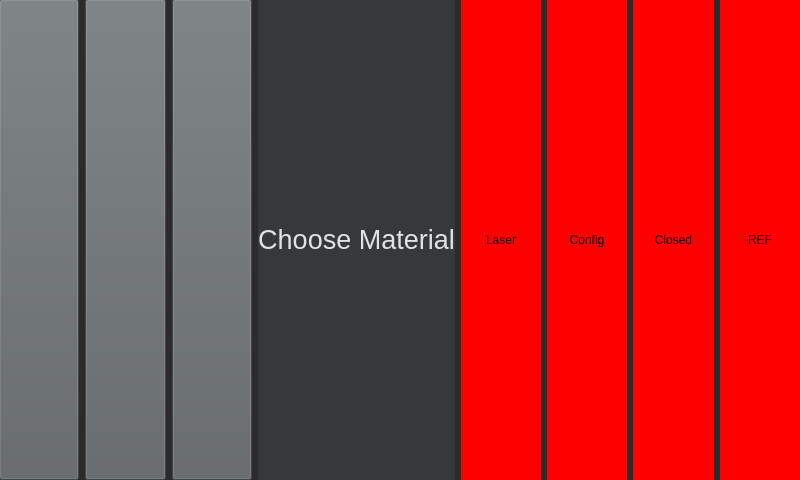
<?xml version="1.0" encoding="UTF-8"?>
<ui version="4.0">
 <class>VorlageUi</class>
 <widget class="QWidget" name="VorlageUi">
  <property name="geometry">
   <rect>
    <x>0</x>
    <y>0</y>
    <width>800</width>
    <height>480</height>
   </rect>
  </property>
  <property name="sizePolicy">
   <sizepolicy hsizetype="Preferred" vsizetype="Preferred">
    <horstretch>0</horstretch>
    <verstretch>0</verstretch>
   </sizepolicy>
  </property>
  <property name="minimumSize">
   <size>
    <width>800</width>
    <height>480</height>
   </size>
  </property>
  <property name="baseSize">
   <size>
    <width>800</width>
    <height>480</height>
   </size>
  </property>
  <property name="windowTitle">
   <string>Form</string>
  </property>
  <property name="styleSheet">
   <string notr="true">background-color: rgb(43, 43, 43);
color: rgb(60, 63, 65);</string>
  </property>
  <widget class="QWidget" name="verticalLayoutWidget">
   <property name="geometry">
    <rect>
     <x>-1</x>
     <y>-1</y>
     <width>801</width>
     <height>481</height>
    </rect>
   </property>
   <layout class="QVBoxLayout" name="verticalLayout">
    <item>
     <layout class="QHBoxLayout" name="horizontalLayout">
      <item>
       <widget class="QPushButton" name="backBtn">
        <property name="sizePolicy">
         <sizepolicy hsizetype="MinimumExpanding" vsizetype="MinimumExpanding">
          <horstretch>0</horstretch>
          <verstretch>0</verstretch>
         </sizepolicy>
        </property>
        <property name="minimumSize">
         <size>
          <width>0</width>
          <height>0</height>
         </size>
        </property>
        <property name="maximumSize">
         <size>
          <width>16777215</width>
          <height>16777215</height>
         </size>
        </property>
        <property name="font">
         <font>
          <pointsize>10</pointsize>
          <weight>75</weight>
          <bold>true</bold>
         </font>
        </property>
        <property name="styleSheet">
         <string notr="true">background-color: rgb(92, 97, 100);
color: rgb(175, 177, 179);
</string>
        </property>
        <property name="text">
         <string/>
        </property>
        <property name="icon">
         <iconset>
          <normaloff>../Icons/backIcon2.png</normaloff>../Icons/backIcon2.png</iconset>
        </property>
        <property name="iconSize">
         <size>
          <width>32</width>
          <height>32</height>
         </size>
        </property>
       </widget>
      </item>
      <item>
       <widget class="QPushButton" name="helpBtn">
        <property name="sizePolicy">
         <sizepolicy hsizetype="MinimumExpanding" vsizetype="MinimumExpanding">
          <horstretch>0</horstretch>
          <verstretch>0</verstretch>
         </sizepolicy>
        </property>
        <property name="minimumSize">
         <size>
          <width>0</width>
          <height>0</height>
         </size>
        </property>
        <property name="maximumSize">
         <size>
          <width>16777215</width>
          <height>16777215</height>
         </size>
        </property>
        <property name="font">
         <font>
          <pointsize>10</pointsize>
          <weight>75</weight>
          <bold>true</bold>
         </font>
        </property>
        <property name="cursor">
         <cursorShape>ArrowCursor</cursorShape>
        </property>
        <property name="toolTip">
         <string>&lt;html&gt;&lt;head/&gt;&lt;body&gt;&lt;p&gt;&lt;img src=&quot;:/newPrefix/helpIcon.png&quot;/&gt;&lt;/p&gt;&lt;/body&gt;&lt;/html&gt;</string>
        </property>
        <property name="styleSheet">
         <string notr="true">background-color: rgb(92, 97, 100);
color: rgb(175, 177, 179);
</string>
        </property>
        <property name="text">
         <string/>
        </property>
        <property name="icon">
         <iconset>
          <normaloff>../Icons/helpIcon.png</normaloff>../Icons/helpIcon.png</iconset>
        </property>
        <property name="iconSize">
         <size>
          <width>32</width>
          <height>32</height>
         </size>
        </property>
        <property name="flat">
         <bool>false</bool>
        </property>
       </widget>
      </item>
      <item>
       <widget class="QPushButton" name="homeBtn">
        <property name="sizePolicy">
         <sizepolicy hsizetype="MinimumExpanding" vsizetype="MinimumExpanding">
          <horstretch>0</horstretch>
          <verstretch>0</verstretch>
         </sizepolicy>
        </property>
        <property name="minimumSize">
         <size>
          <width>0</width>
          <height>0</height>
         </size>
        </property>
        <property name="maximumSize">
         <size>
          <width>16777215</width>
          <height>16777215</height>
         </size>
        </property>
        <property name="font">
         <font>
          <pointsize>10</pointsize>
          <weight>75</weight>
          <bold>true</bold>
         </font>
        </property>
        <property name="styleSheet">
         <string notr="true">background-color: rgb(92, 97, 100);
color: rgb(175, 177, 179);
</string>
        </property>
        <property name="text">
         <string/>
        </property>
        <property name="icon">
         <iconset>
          <normaloff>../Icons/homeIcon.png</normaloff>../Icons/homeIcon.png</iconset>
        </property>
        <property name="iconSize">
         <size>
          <width>32</width>
          <height>32</height>
         </size>
        </property>
       </widget>
      </item>
      <item>
       <widget class="QLabel" name="pageTitle">
        <property name="sizePolicy">
         <sizepolicy hsizetype="MinimumExpanding" vsizetype="MinimumExpanding">
          <horstretch>0</horstretch>
          <verstretch>0</verstretch>
         </sizepolicy>
        </property>
        <property name="minimumSize">
         <size>
          <width>0</width>
          <height>0</height>
         </size>
        </property>
        <property name="font">
         <font>
          <pointsize>20</pointsize>
          <weight>50</weight>
          <bold>false</bold>
         </font>
        </property>
        <property name="styleSheet">
         <string notr="true">background-color: rgb(54, 57, 59);
color: rgb(226, 226, 226);</string>
        </property>
        <property name="text">
         <string>Choose Material</string>
        </property>
        <property name="alignment">
         <set>Qt::AlignCenter</set>
        </property>
       </widget>
      </item>
      <item>
       <widget class="QLabel" name="laserLight">
        <property name="sizePolicy">
         <sizepolicy hsizetype="MinimumExpanding" vsizetype="MinimumExpanding">
          <horstretch>0</horstretch>
          <verstretch>0</verstretch>
         </sizepolicy>
        </property>
        <property name="minimumSize">
         <size>
          <width>0</width>
          <height>0</height>
         </size>
        </property>
        <property name="maximumSize">
         <size>
          <width>16777215</width>
          <height>16777215</height>
         </size>
        </property>
        <property name="styleSheet">
         <string notr="true">background-color: red;
color: rgb(0, 0, 0);</string>
        </property>
        <property name="text">
         <string>Laser</string>
        </property>
        <property name="alignment">
         <set>Qt::AlignCenter</set>
        </property>
       </widget>
      </item>
      <item>
       <widget class="QLabel" name="configLight">
        <property name="sizePolicy">
         <sizepolicy hsizetype="MinimumExpanding" vsizetype="MinimumExpanding">
          <horstretch>0</horstretch>
          <verstretch>0</verstretch>
         </sizepolicy>
        </property>
        <property name="minimumSize">
         <size>
          <width>0</width>
          <height>0</height>
         </size>
        </property>
        <property name="maximumSize">
         <size>
          <width>16777215</width>
          <height>16777215</height>
         </size>
        </property>
        <property name="styleSheet">
         <string notr="true">background-color: red;
color: rgb(0, 0, 0);</string>
        </property>
        <property name="text">
         <string>Config</string>
        </property>
        <property name="alignment">
         <set>Qt::AlignCenter</set>
        </property>
       </widget>
      </item>
      <item>
       <widget class="QLabel" name="closedLight">
        <property name="sizePolicy">
         <sizepolicy hsizetype="MinimumExpanding" vsizetype="MinimumExpanding">
          <horstretch>0</horstretch>
          <verstretch>0</verstretch>
         </sizepolicy>
        </property>
        <property name="minimumSize">
         <size>
          <width>0</width>
          <height>0</height>
         </size>
        </property>
        <property name="maximumSize">
         <size>
          <width>16777215</width>
          <height>16777215</height>
         </size>
        </property>
        <property name="styleSheet">
         <string notr="true">background-color: red;
color: rgb(0, 0, 0);</string>
        </property>
        <property name="text">
         <string>Closed</string>
        </property>
        <property name="alignment">
         <set>Qt::AlignCenter</set>
        </property>
       </widget>
      </item>
      <item>
       <widget class="QLabel" name="refLight">
        <property name="sizePolicy">
         <sizepolicy hsizetype="MinimumExpanding" vsizetype="MinimumExpanding">
          <horstretch>0</horstretch>
          <verstretch>0</verstretch>
         </sizepolicy>
        </property>
        <property name="minimumSize">
         <size>
          <width>0</width>
          <height>0</height>
         </size>
        </property>
        <property name="maximumSize">
         <size>
          <width>16777215</width>
          <height>16777215</height>
         </size>
        </property>
        <property name="styleSheet">
         <string notr="true">background-color: red;
color: rgb(0, 0, 0);</string>
        </property>
        <property name="text">
         <string>REF</string>
        </property>
        <property name="alignment">
         <set>Qt::AlignCenter</set>
        </property>
       </widget>
      </item>
     </layout>
    </item>
   </layout>
  </widget>
 </widget>
 <resources/>
 <connections/>
</ui>
